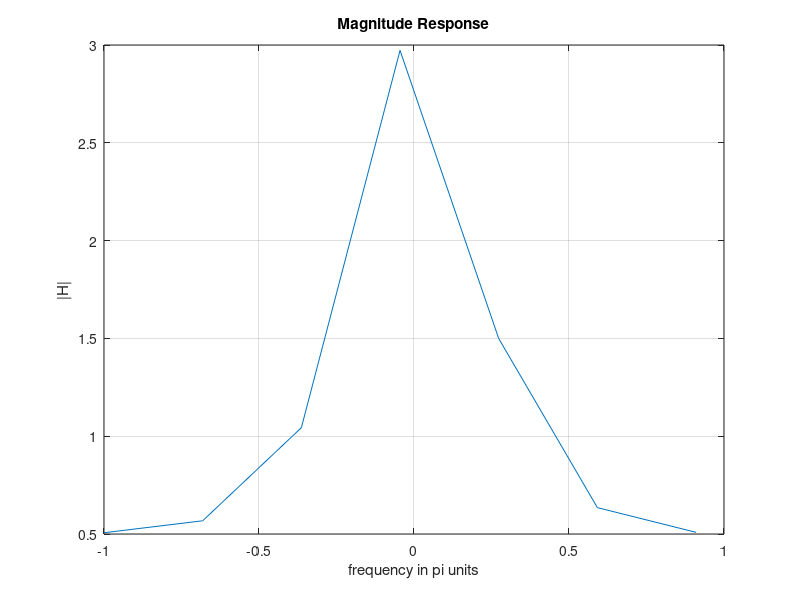
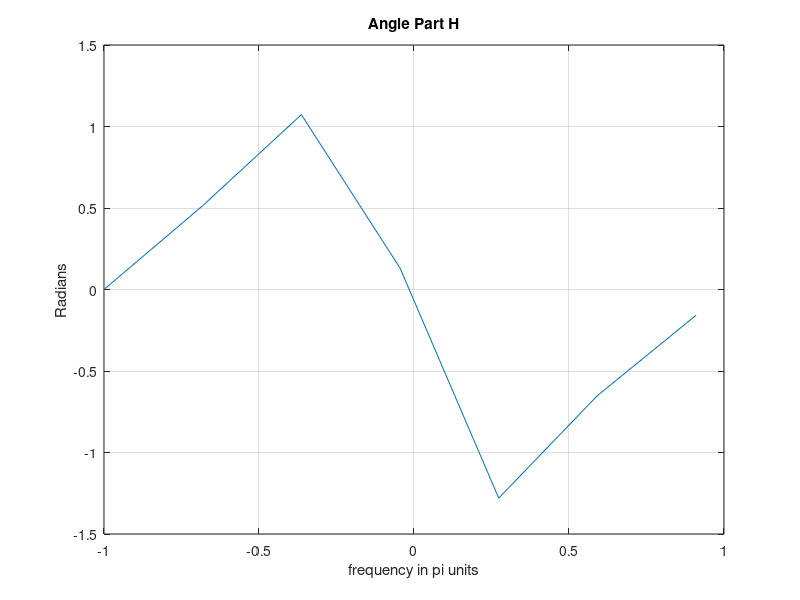

Source code (MATLAB) for these figures, in order:
n=0:39;
% k=0:39;
% w=(pi/40)*k;
w=-pi:pi;
h=sinc(0.2*n);
H=(h*(exp(-j*n'*w)));
disp(H);
figure
plot(w/pi, abs(H));
grid;
xlabel('frequency in pi units'); ylabel(' |H| ');
title('Magnitude Response');
figure
plot(w/pi,angle(H)); grid; % Plot angle of X1
xlabel('frequency in pi units'); title('Angle Part H');
ylabel('Radians');